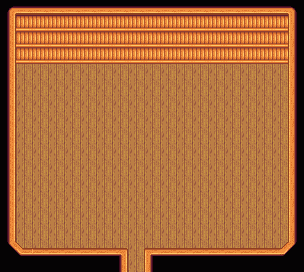

This game map was drawn from its Tiled (.tmx) file and the tilesets committed beside it. A one-line description and the full map source follow:
An orthogonal 19x17 tile map with 16x16 px tiles, 2 tile layers (back, border) and 10 objects (10x animal).

<map version="1.9" tiledversion="1.9.2" orientation="orthogonal" renderorder="right-down" width="19" height="17" tilewidth="16" tileheight="16" infinite="0" nextlayerid="4" nextobjectid="12">
 <tileset firstgid="1" source="townInterior.tsx" />
 <layer id="2" name="back" width="19" height="17">
  <data encoding="csv">
0,0,0,0,0,0,0,0,0,0,0,0,0,0,0,0,0,0,0,
0,0,0,0,0,0,0,0,0,0,0,0,0,0,0,0,0,0,0,
0,0,0,0,0,0,0,0,0,0,0,0,0,0,0,0,0,0,0,
0,2147,2147,2147,2147,2147,2147,2147,2147,2147,2147,2147,2147,2147,2147,2147,2147,2147,2147,
0,2147,2147,2147,2147,2147,2147,2147,2147,2147,2147,2147,2147,2147,2147,2147,2147,2147,2147,
0,2147,2147,2147,2147,2147,2147,2147,2147,2147,2147,2147,2147,2147,2147,2147,2147,2147,2147,
0,2147,2147,2147,2147,2147,2147,2147,2147,2147,2147,2147,2147,2147,2147,2147,2147,2147,2147,
0,2147,2147,2147,2147,2147,2147,2147,2147,2147,2147,2147,2147,2147,2147,2147,2147,2147,2147,
0,2147,2147,2147,2147,2147,2147,2147,2147,2147,2147,2147,2147,2147,2147,2147,2147,2147,2147,
0,2147,2147,2147,2147,2147,2147,2147,2147,2147,2147,2147,2147,2147,2147,2147,2147,2147,2147,
0,2147,2147,2147,2147,2147,2147,2147,2147,2147,2147,2147,2147,2147,2147,2147,2147,2147,2147,
0,2147,2147,2147,2147,2147,2147,2147,2147,2147,2147,2147,2147,2147,2147,2147,2147,2147,2147,
0,2147,2147,2147,2147,2147,2147,2147,2147,2147,2147,2147,2147,2147,2147,2147,2147,2147,2147,
0,2147,2147,2147,2147,2147,2147,2147,2147,2147,2147,2147,2147,2147,2147,2147,2147,2147,2147,
0,2147,2147,2147,2147,2147,2147,2147,2147,2147,2147,2147,2147,2147,2147,2147,2147,2147,2147,
161,2147,2147,2147,2147,2147,2147,2147,2147,2147,2147,2147,2147,2147,2147,2147,2147,2147,2147,
0,2147,2147,2147,2147,2147,2147,2147,2147,2147,2147,2147,2147,2147,2147,2147,2147,2147,2147
</data>
 </layer>
 <layer id="1" name="border" width="19" height="17">
  <data encoding="csv">
10,3,3,3,3,3,3,3,3,3,3,3,3,3,3,3,3,3,12,
65,107,107,107,107,107,107,107,107,107,107,107,107,107,107,107,107,107,69,
65,107,107,107,107,107,107,107,107,107,107,107,107,107,107,107,107,107,69,
65,107,107,107,107,107,107,107,107,107,107,107,107,107,107,107,107,107,69,
65,0,0,0,0,0,0,0,0,0,0,0,0,0,0,0,0,0,69,
65,0,0,0,0,0,0,0,0,0,0,0,0,0,0,0,0,0,69,
65,0,0,0,0,0,0,0,0,0,0,0,0,0,0,0,0,0,69,
65,0,0,0,0,0,0,0,0,0,0,0,0,0,0,0,0,0,69,
65,0,0,0,0,0,0,0,0,0,0,0,0,0,0,0,0,0,69,
65,0,0,0,0,0,0,0,0,0,0,0,0,0,0,0,0,0,69,
65,0,0,0,0,0,0,0,0,0,0,0,0,0,0,0,0,0,69,
65,0,0,0,0,0,0,0,0,0,0,0,0,0,0,0,0,0,69,
65,0,0,0,0,0,0,0,0,0,0,0,0,0,0,0,0,0,69,
65,0,0,0,0,0,0,0,0,0,0,0,0,0,0,0,0,0,69,
65,0,0,0,0,0,0,0,0,0,0,0,0,0,0,0,0,0,69,
161,162,196,166,166,166,166,163,0,164,166,166,166,166,166,166,166,167,168,
1,1,1,1,1,1,1,65,0,69,1,1,1,1,1,1,1,1,1
</data>
 </layer>
 <objectgroup id="3" name="object">
  <object id="1" name="animal" x="32" y="79.3333" width="40" height="23.3333" />
  <object id="2" name="animal" x="31.3333" y="125.333" width="40.6667" height="21.3333" />
  <object id="3" name="animal" x="33.3333" y="177.333" width="42.6667" height="21.3333" />
  <object id="4" name="animal" x="98" y="82" width="43.3333" height="22" />
  <object id="5" name="animal" x="96.6667" y="126" width="46.6667" height="20.6667" />
  <object id="7" name="animal" x="98" y="175.333" width="47.3333" height="24.6667" />
  <object id="8" name="animal" x="172" y="75.3333" width="35.3333" height="28" />
  <object id="9" name="animal" x="231.333" y="74.6667" width="42" height="28.6667" />
  <object id="10" name="animal" x="174.667" y="114.667" width="36" height="30.6667" />
  <object id="11" name="animal" x="232" y="115.333" width="41.3333" height="28.6667" />
 </objectgroup>
</map>
